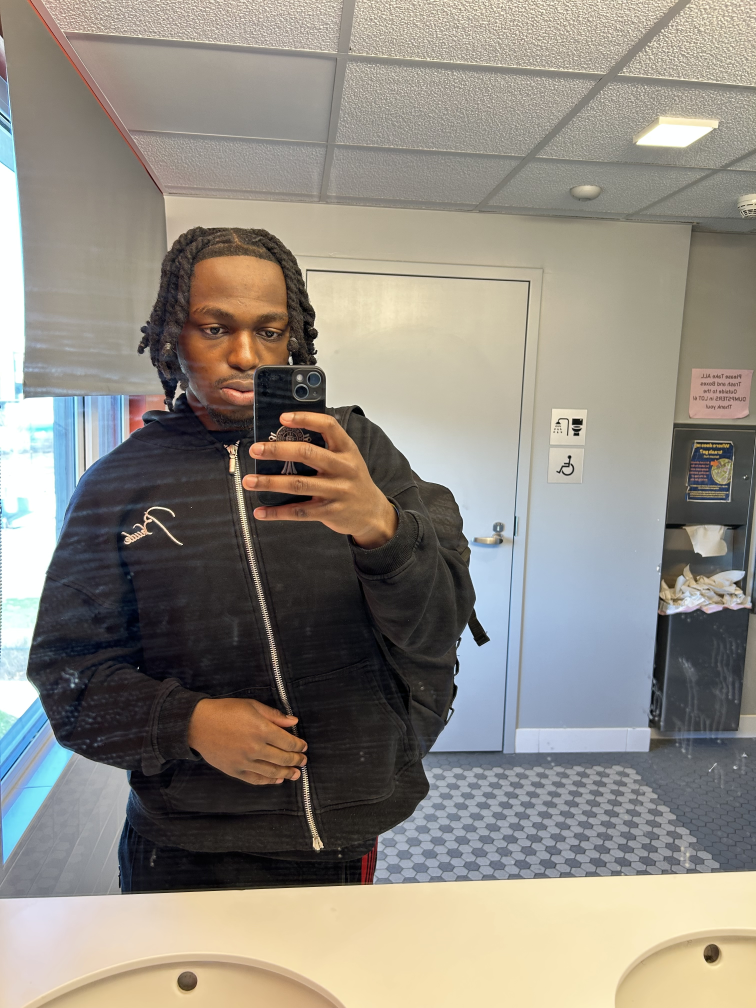
#> input picture backend/app/services/carousel_renderer/assets/headshot.jpg, 3024 x 4032 px (shown at 1/4 size)
$ python -i render_viral_with_green.py   (imports and definitions only)
#> lines starting #> are read from the running program, lines starting #| are printed output that depends on the picture
#> further down, picture is the input picture: PIL image 3024x4032 RGB; mean R, G, B 144.2, 138.9, 130.2
#!/usr/bin/env python3
"""
Viral Instagram Carousel Renderer
Black background with teal glow blobs, Inter Black headlines, teal accent bullets.
Matches the high-engagement viral format used by top AI/tech accounts.

Usage:
    python3 render_viral.py <carousel-dir>
    python3 render_viral.py workspace/my-carousel
"""

import json
import math
import sys
import os
import random
from pathlib import Path

from PIL import Image, ImageDraw, ImageFont, ImageFilter

SLIDE_WIDTH = 1080
SLIDE_HEIGHT = 1350

ASSETS_DIR = Path(__file__).parent / "assets"
FONT_DIR = ASSETS_DIR / "fonts"
HEADSHOT_PATH = ASSETS_DIR / "headshot.jpg"

COLORS = {
    "bg":           "#000000",
    "teal":         "#00E5BF",
    "teal_dark":    "#00B897",
    "white":        "#FFFFFF",
    "off_white":    "#E8E8E8",
    "gray":         "#888888",
    "card_bg":      "#111111",
    "card_border":  "#222222",
    "badge_bg":     "#1A1A1A",
    "black":        "#000000",
}

PADDING = 72
CONTENT_WIDTH = SLIDE_WIDTH - (PADDING * 2)


# [47 lines left out: function load_fonts, not called in this run]


def hex_to_rgb(hex_color):
    h = hex_color.lstrip("#")
    return tuple(int(h[i:i+2], 16) for i in (0, 2, 4))


def draw_teal_glow(img, positions="corners", intensity=60):
    """Paint teal radial glow blobs. positions: 'corners', 'left', 'right', 'bottom', 'full'"""
#> called with positions = 'corners', intensity = 60
    overlay = Image.new("RGBA", img.size, (0, 0, 0, 0))
#> overlay: PIL image 3024x4032 RGBA; every value is 0
    teal_r, teal_g, teal_b = hex_to_rgb(COLORS["teal"])

    blobs = []
    if positions == "corners":
        blobs = [
            (0, SLIDE_HEIGHT, 560, intensity),
            (SLIDE_WIDTH, SLIDE_HEIGHT, 440, intensity // 2),
        ]
    elif positions == "left":
        blobs = [
            (0, SLIDE_HEIGHT // 2, 480, intensity),
            (SLIDE_WIDTH, SLIDE_HEIGHT, 360, intensity // 3),
        ]
    elif positions == "right":
        blobs = [
            (SLIDE_WIDTH, SLIDE_HEIGHT // 2, 480, intensity),
            (0, SLIDE_HEIGHT, 340, intensity // 3),
        ]
    elif positions == "bottom":
        blobs = [(SLIDE_WIDTH // 2, SLIDE_HEIGHT, 640, intensity)]
    elif positions == "full":
        blobs = [
            (0, SLIDE_HEIGHT, 580, intensity),
            (SLIDE_WIDTH, SLIDE_HEIGHT // 2, 440, intensity // 2),
            (SLIDE_WIDTH // 2, SLIDE_HEIGHT, 400, intensity // 3),
        ]
    elif positions == "top-right":
        blobs = [
            (SLIDE_WIDTH, 0, 460, intensity),
            (0, SLIDE_HEIGHT, 380, intensity // 3),
        ]
    elif positions == "spread":
        blobs = [
            (0, SLIDE_HEIGHT, 540, intensity),
            (SLIDE_WIDTH, 220, 400, intensity // 2),
            (SLIDE_WIDTH // 2, SLIDE_HEIGHT, 360, intensity // 3),
        ]

    for cx, cy, radius, alpha_max in blobs:
        glow = Image.new("RGBA", img.size, (0, 0, 0, 0))
        gd = ImageDraw.Draw(glow)
        steps = 18
        for i in range(steps, 0, -1):
            r = int(radius * i / steps)
            a = int(alpha_max * (1 - i / steps) ** 1.5)
            gd.ellipse([cx - r, cy - r, cx + r, cy + r],
                       fill=(teal_r, teal_g, teal_b, a))
        glow = glow.filter(ImageFilter.GaussianBlur(60))
        overlay = Image.alpha_composite(overlay, glow)
#> this loop made 2 passes
#> pass 1, in draw_teal_glow, `glow = glow.filter(ImageFilter.GaussianBlur(60))`:
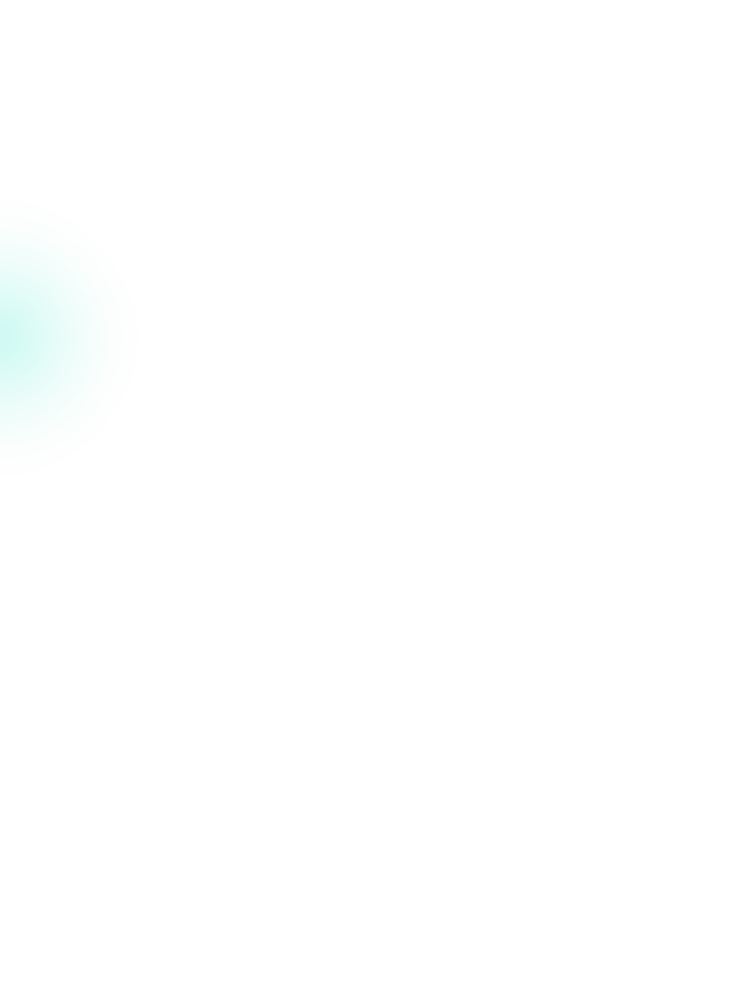
#> glow: PIL image 3024x4032 RGBA (shown at 1/4 size); mean R, G, B, A 0, 9.3, 7.7, 0.5; transparent parts drawn white

    combined = Image.alpha_composite(img.convert("RGBA"), overlay)
    img.paste(combined.convert("RGB"), (0, 0))


# [36 lines left out: functions create_base_slide, draw_text_line, wrap_text, not called in this run]


def text_height(draw, text, font):
    bbox = draw.textbbox((0, 0), text, font=font)
    return bbox[3] - bbox[1]


def text_width(draw, text, font):
    bbox = draw.textbbox((0, 0), text, font=font)
    return bbox[2] - bbox[0]


# [417 lines left out: functions draw_mixed_text, draw_viral_badge, draw_rounded_card, load_reference_image, draw_footer, draw_image_in_card and 5 more, not called in this run]


# [5 lines not run here, left out]

>>> from PIL import Image
>>> picture = Image.open('assets/headshot.jpg')
>>> result = draw_teal_glow(picture)
